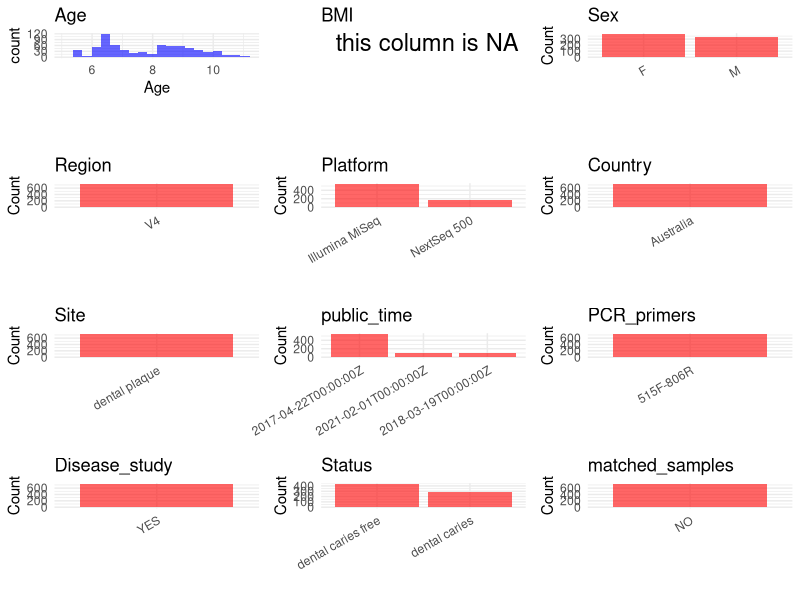

Generate this figure with R: (Note: this script raises an error after producing the figure.)
## ---- chunk 1
library(tidyverse)
library(ggplot2)
library(cowplot)

setwd("C:/Users/zyc/Desktop/oral_project/data/projects/PRJNA383868")
initial_meta <- read.csv("SraRunTable.csv", header = TRUE) 
head(initial_meta)
## ---- chunk 2
metadata <- data.frame(
  BioProject = initial_meta$BioProject,
  Run = initial_meta$Run,
  sample_name = initial_meta$Library.Name,
  Age = initial_meta$Host_Age, 
  BMI = NA,  
  Sex = initial_meta$host_sex,
  Region = "V4",
  Platform = initial_meta$Instrument,
  Country = initial_meta$geo_loc_name_country,
  Site = initial_meta$host_tissue_sampled,
  public_time = initial_meta$ReleaseDate,
  matched_samples = "NO",
  Status = initial_meta$Host_disease,
  stringsAsFactors = FALSE
)
## ---- chunk 3
 metadata <- metadata %>%
  mutate(Sex = recode(Sex, "female" = "F", "male" = "M"))
metadata <- metadata %>%mutate(Age = as.numeric(sapply(str_split(Age, " "), function(x) head(x, 1))))%>%mutate(Age = Age/12)

## ---- chunk 4
metadata$title <- "Host Genetic Control of the Oral Microbiome in Health and Disease"
metadata$Disease_study <- "YES"
metadata$PCR_primers <- "515F-806R"

head(metadata)
## ---- chunk 5
print(paste("Number of unique runs:", length(unique(metadata$Run))))
print(paste("Number of unique sample names:", length(unique(metadata$sample_name))))
## ---- chunk 6
plot_data <- metadata %>%
  select(-BioProject, -Run, -sample_name, -title)

# Function to create simple plots for each column
create_simple_plots <- function(data) {
  plots <- list()
  
  for (col in colnames(data)) {
    # Check if the column is all NA
    if (all(is.na(data[[col]]))) {
      # Create an empty plot with text indicating all NA
      p <- ggplot() +
        annotate("text", x = 0.5, y = 0.5, label = "this column is NA", size = 6) +
        labs(title = col) +
        theme_void()
    } else if (is.numeric(data[[col]])) {
      # Numeric variable: histogram
      p <- ggplot(data, aes(x = .data[[col]])) +
        geom_histogram(fill = "blue", alpha = 0.6, bins = 20, na.rm = TRUE) +
        labs(title = col) +
        theme_minimal()
    } else {
      # Categorical variable: bar plot (remove NA values)
      count_data <- as.data.frame(table(data[[col]], useNA = "ifany"))
      p <- ggplot(count_data, aes(x = reorder(Var1, -Freq), y = Freq)) +
        geom_col(fill = "red", alpha = 0.6) +
        labs(title = col, x = NULL, y = "Count") +
        theme_minimal() +
        theme(axis.text.x = element_text(angle = 30, hjust = 1))
    }
    plots[[col]] <- p
  }
  
  return(plots)
}


plots <- create_simple_plots(plot_data)
p<-plot_grid(plots$Age, 
          plots$BMI, 
          plots$Sex, 
          plots$Region, 
          plots$Platform, 
          plots$Country, 
          plots$Site,
          plots$public_time, 
          plots$PCR_primers,
          plots$Disease_study,
          plots$Status,
          plots$matched_samples,# add 
          ncol = 3, align = "hv", axis = "lb")
ggsave("metadata_summary.png", plot = p, width = 8, height = 8, dpi = 150)

## ---- chunk 7
knitr::include_graphics("metadata_summary.png")
## ---- chunk 8
metadata <- metadata[, c(
  "BioProject", "Run", "sample_name", "Age", "BMI", "Sex", 
  "Region", "Platform", "Country", "Site", "public_time", 
  "PCR_primers", "title", "Disease_study", "Status","matched_samples"
)]

write.csv(metadata, file = "metadata.csv", quote = FALSE)
